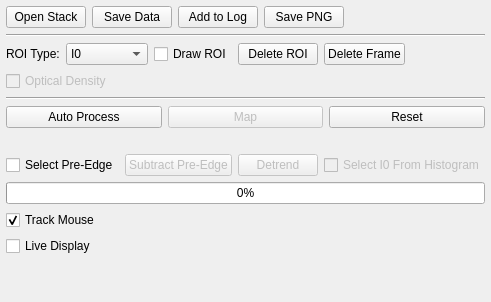
         <widget class="QWidget" name="a2_tab_main">
          <attribute name="title">
           <string>Main</string>
          </attribute>
          <layout class="QVBoxLayout" name="a2_tab_main_layout">
           <property name="spacing">
            <number>6</number>
           </property>
           <property name="leftMargin">
            <number>6</number>
           </property>
           <property name="topMargin">
            <number>6</number>
           </property>
           <property name="rightMargin">
            <number>6</number>
           </property>
           <property name="bottomMargin">
            <number>6</number>
           </property>
           <item>
            <layout class="QHBoxLayout" name="a2_main_buttons_layout">
             <item>
              <widget class="QPushButton" name="a2_openStackButton">
               <property name="text">
                <string>Open Stack</string>
               </property>
              </widget>
             </item>
             <item>
              <widget class="QPushButton" name="a2_saveDataButton">
               <property name="text">
                <string>Save Data</string>
               </property>
              </widget>
             </item>
             <item>
              <widget class="QPushButton" name="a2_addToLogButton">
               <property name="text">
                <string>Add to Log</string>
               </property>
              </widget>
             </item>
             <item>
              <widget class="QPushButton" name="a2_savePngButton">
               <property name="text">
                <string>Save PNG</string>
               </property>
              </widget>
             </item>
             <item>
              <spacer name="horizontalSpacer_2">
               <property name="orientation">
                <enum>Qt::Horizontal</enum>
               </property>
               <property name="sizeHint" stdset="0">
                <size>
                 <width>40</width>
                 <height>20</height>
                </size>
               </property>
              </spacer>
             </item>
            </layout>
           </item>
           <item>
            <widget class="QFrame" name="a2_roi_separator">
             <property name="frameShape">
              <enum>QFrame::HLine</enum>
             </property>
             <property name="frameShadow">
              <enum>QFrame::Sunken</enum>
             </property>
            </widget>
           </item>
           <item>
            <layout class="QHBoxLayout" name="a2_roi_type_layout">
             <item>
              <widget class="QLabel" name="a2_roiTypeLabel">
               <property name="text">
                <string>ROI Type:</string>
               </property>
              </widget>
             </item>
             <item>
              <widget class="QComboBox" name="a2_roiTypeCombo">
               <item>
                <property name="text">
                 <string>I0</string>
                </property>
               </item>
               <item>
                <property name="text">
                 <string>Spectrum</string>
                </property>
               </item>
              </widget>
             </item>
             <item>
              <widget class="QCheckBox" name="a2_drawRoiCheckbox">
               <property name="text">
                <string>Draw ROI</string>
               </property>
              </widget>
             </item>
             <item>
              <widget class="QPushButton" name="a2_deleteRoiButton">
               <property name="text">
                <string>Delete ROI</string>
               </property>
              </widget>
             </item>
             <item>
              <widget class="QPushButton" name="a2_deleteFrameButton">
               <property name="text">
                <string>Delete Frame</string>
               </property>
              </widget>
             </item>
             <item>
              <spacer name="a2_roi_type_hSpacer">
               <property name="orientation">
                <enum>Qt::Horizontal</enum>
               </property>
               <property name="sizeHint" stdset="0">
                <size>
                 <width>40</width>
                 <height>20</height>
                </size>
               </property>
              </spacer>
             </item>
            </layout>
           </item>
           <item>
            <layout class="QHBoxLayout" name="a2_roi_draw_layout">
             <item>
              <widget class="QCheckBox" name="a2_odCheckbox">
               <property name="enabled">
                <bool>false</bool>
               </property>
               <property name="text">
                <string>Optical Density</string>
               </property>
              </widget>
             </item>
             <item>
              <spacer name="horizontalSpacer">
               <property name="orientation">
                <enum>Qt::Horizontal</enum>
               </property>
               <property name="sizeHint" stdset="0">
                <size>
                 <width>40</width>
                 <height>20</height>
                </size>
               </property>
              </spacer>
             </item>
            </layout>
           </item>
           <item>
            <widget class="Line" name="a2_norm_separator">
             <property name="frameShape">
              <enum>QFrame::HLine</enum>
             </property>
             <property name="frameShadow">
              <enum>QFrame::Sunken</enum>
             </property>
            </widget>
           </item>
           <item>
            <layout class="QHBoxLayout" name="a2_edge_select_layout">
             <item>
              <widget class="QPushButton" name="a2_autoProcessButton">
               <property name="text">
                <string>Auto Process</string>
               </property>
              </widget>
             </item>
             <item>
              <widget class="QPushButton" name="a2_mapButton">
               <property name="enabled">
                <bool>false</bool>
               </property>
               <property name="text">
                <string>Map</string>
               </property>
              </widget>
             </item>
             <item>
              <widget class="QPushButton" name="a2_resetButton">
               <property name="text">
                <string>Reset</string>
               </property>
              </widget>
             </item>
            </layout>
           </item>
           <item>
            <layout class="QHBoxLayout" name="a2_norm_buttons_layout">
             <item>
              <spacer name="a2_norm_buttons_spacer">
               <property name="orientation">
                <enum>Qt::Horizontal</enum>
               </property>
               <property name="sizeHint" stdset="0">
                <size>
                 <width>40</width>
                 <height>20</height>
                </size>
               </property>
              </spacer>
             </item>
            </layout>
           </item>
           <item>
            <layout class="QHBoxLayout" name="a2_process_buttons_layout">
             <item>
              <widget class="QCheckBox" name="a2_preEdgeCheckbox">
               <property name="text">
                <string>Select Pre-Edge</string>
               </property>
              </widget>
             </item>
             <item>
              <widget class="QPushButton" name="a2_subtractPreEdgeButton">
               <property name="enabled">
                <bool>false</bool>
               </property>
               <property name="text">
                <string>Subtract Pre-Edge</string>
               </property>
              </widget>
             </item>
             <item>
              <widget class="QPushButton" name="a2_detrendButton">
               <property name="enabled">
                <bool>false</bool>
               </property>
               <property name="text">
                <string>Detrend</string>
               </property>
              </widget>
             </item>
             <item>
              <widget class="QCheckBox" name="a2_selectI0FromHistogramCheckbox">
               <property name="enabled">
                <bool>false</bool>
               </property>
               <property name="text">
                <string>Select I0 From Histogram</string>
               </property>
              </widget>
             </item>

            </layout>
           </item>
           <item>
            <widget class="QProgressBar" name="a2_progressBar">
             <property name="value">
              <number>0</number>
             </property>
             <property name="textVisible">
              <bool>true</bool>
             </property>
            </widget>
           </item>
           <item>
            <widget class="QCheckBox" name="a2_trackMouseCheckbox">
             <property name="text">
              <string>Track Mouse</string>
             </property>
             <property name="checked">
              <bool>true</bool>
             </property>
            </widget>
           </item>
           <item>
            <widget class="QCheckBox" name="a2_liveDisplayCheckbox">
             <property name="text">
              <string>Live Display</string>
             </property>
            </widget>
           </item>
           <item>
            <spacer name="a2_main_vSpacer">
             <property name="orientation">
              <enum>Qt::Vertical</enum>
             </property>
             <property name="sizeHint" stdset="0">
              <size>
               <width>20</width>
               <height>40</height>
              </size>
             </property>
            </spacer>
           </item>
          </layout>
         </widget>
